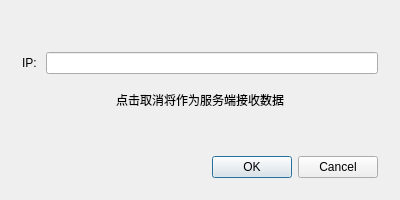
<?xml version="1.0" encoding="UTF-8"?>
<ui version="4.0">
 <class>SocketWindow</class>
 <widget class="QDialog" name="SocketWindow">
  <property name="geometry">
   <rect>
    <x>0</x>
    <y>0</y>
    <width>400</width>
    <height>200</height>
   </rect>
  </property>
  <property name="windowTitle">
   <string>SocketWindow</string>
  </property>
  <layout class="QVBoxLayout" name="verticalLayout">
   <item>
    <spacer name="verticalSpacer_2">
     <property name="orientation">
      <enum>Qt::Vertical</enum>
     </property>
     <property name="sizeHint" stdset="0">
      <size>
       <width>20</width>
       <height>80</height>
      </size>
     </property>
    </spacer>
   </item>
   <item>
    <widget class="QWidget" name="IPInput" native="true">
     <layout class="QHBoxLayout" name="horizontalLayout_2">
      <item>
       <widget class="QLabel" name="label">
        <property name="text">
         <string>IP: </string>
        </property>
       </widget>
      </item>
      <item>
       <widget class="QLineEdit" name="lineEditIP"/>
      </item>
     </layout>
    </widget>
   </item>
   <item>
    <spacer name="verticalSpacer_3">
     <property name="orientation">
      <enum>Qt::Vertical</enum>
     </property>
     <property name="sizeHint" stdset="0">
      <size>
       <width>20</width>
       <height>2</height>
      </size>
     </property>
    </spacer>
   </item>
   <item>
    <widget class="QLabel" name="label_2">
     <property name="font">
      <font>
       <weight>50</weight>
       <bold>false</bold>
      </font>
     </property>
     <property name="text">
      <string>点击取消将作为服务端接收数据</string>
     </property>
     <property name="alignment">
      <set>Qt::AlignCenter</set>
     </property>
    </widget>
   </item>
   <item>
    <spacer name="verticalSpacer">
     <property name="orientation">
      <enum>Qt::Vertical</enum>
     </property>
     <property name="sizeHint" stdset="0">
      <size>
       <width>20</width>
       <height>80</height>
      </size>
     </property>
    </spacer>
   </item>
   <item>
    <widget class="QWidget" name="widget_2" native="true">
     <layout class="QHBoxLayout" name="horizontalLayout">
      <item>
       <spacer name="horizontalSpacer">
        <property name="orientation">
         <enum>Qt::Horizontal</enum>
        </property>
        <property name="sizeHint" stdset="0">
         <size>
          <width>179</width>
          <height>20</height>
         </size>
        </property>
       </spacer>
      </item>
      <item>
       <widget class="QPushButton" name="pushButtonOK">
        <property name="text">
         <string>OK</string>
        </property>
       </widget>
      </item>
      <item>
       <widget class="QPushButton" name="pushButtonCancel">
        <property name="text">
         <string>Cancel</string>
        </property>
       </widget>
      </item>
     </layout>
    </widget>
   </item>
  </layout>
 </widget>
 <layoutdefault spacing="6" margin="11"/>
 <resources/>
 <connections/>
</ui>
